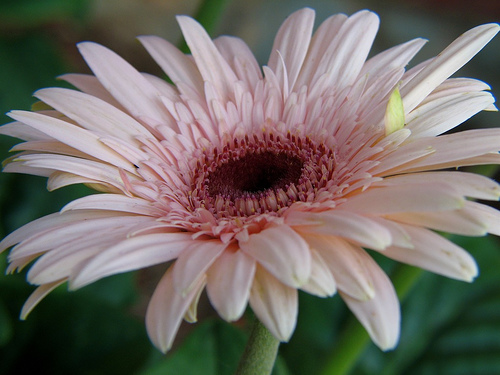
#> input picture ProgrammingAssignment1/Flowers Data Set/flowers/daisy/1031799732_e7f4008c03.jpg, 500 x 375 px; its folder holds 3 pictures in this run
$ python main.py
#> lines starting #> are read from the running program, lines starting #| are printed output that depends on the picture; pictures that were not available may be replaced by others from this repository, and a replacement may not be noted
import os
import numpy as np
import matplotlib.pyplot as plt
from pathlib import Path
from PIL import Image
from skimage import color, filters, exposure, feature
from sklearn.decomposition import PCA
from sklearn.metrics.pairwise import pairwise_distances, cosine_distances

BASE_DIR = Path(__file__).resolve().parent
DATA_DIR = BASE_DIR / "Flowers Data Set" / "flowers"
OUTPUT_DIR = BASE_DIR / "output"
OUTPUT_DIR.mkdir(exist_ok=True)
CLASSES = ["daisy", "dandelion", "rose", "tulip"]

#Edge histogram
one_images = {}
for c in CLASSES:
    cdir = DATA_DIR / c
    files = [f for f in os.listdir(cdir) if f.lower().endswith((".jpg",".jpeg",".png",".bmp",".tif",".tiff"))]
    files.sort()
    one_images[c] = cdir / files[0]
#> pass 2 of the loop `for c in CLASSES:`:
#> pass 3 of the loop `for c in CLASSES:`:
#> the loop made 4 passes; the first 3 are shown

hist_by_class = {}
plt.figure(figsize=(12, 7))

for i, (cls, path) in enumerate(one_images.items()):
    img = Image.open(path).convert("RGB")
#> img is the input picture: PIL image 500x375 RGB; mean R, G, B 114.5, 108.8, 102.6
    arr = np.asarray(img)
    gray = color.rgb2gray(arr)
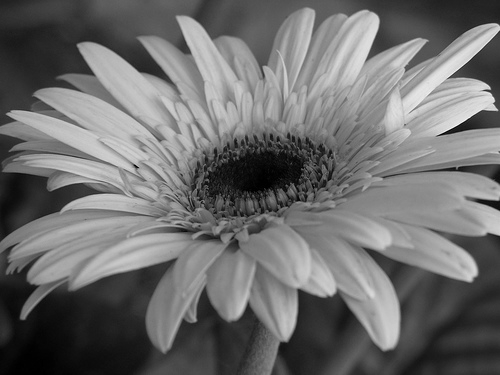
#> gray: shape (375, 500) float64; min 0, max 0.977, mean 0.43

    dx = filters.sobel_h(gray)
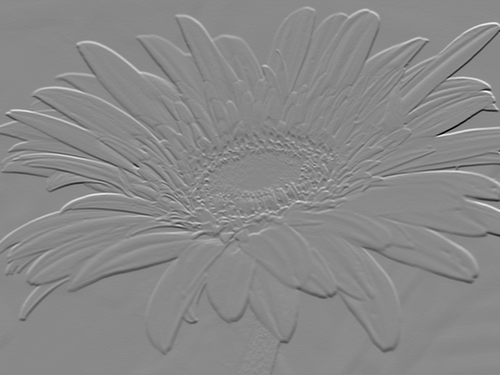
#> dx: shape (375, 500) float64; min -0.836, max 0.716, mean -0.000465; drawn with min black and max white
    dy = filters.sobel_v(gray)
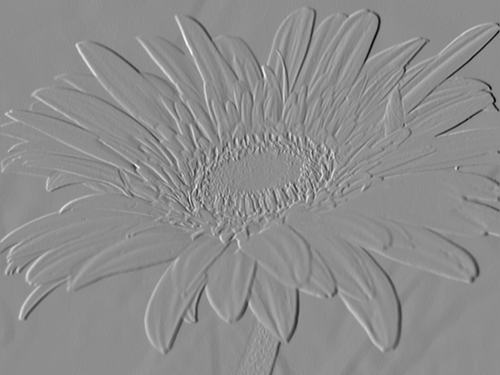
#> dy: shape (375, 500) float64; min -0.594, max 0.478, mean 0.000584; drawn with min black and max white
    ang = np.mod(np.arctan2(dy, dx), np.pi)
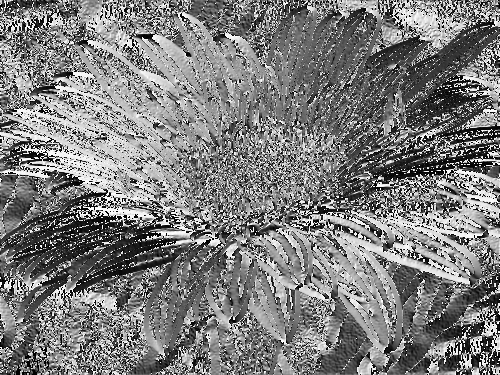
#> ang: shape (375, 500) float64; min 0, max 3.14, mean 1.55; drawn with min black and max white

    hist, bin_centers = exposure.histogram(ang, nbins=36)
#> hist = 36 values, max 6191 at index 0, min 4275 at index 20, mean 5208.3; bin_centers = 36 values from 0.0436 to 3.1
    hist = hist.astype(float)
    hist /= hist.sum()
#> hist = 36 values, max 0.033 at index 0, min 0.0228 at index 20, mean 0.0278

    plt.subplot(2, 4, i+1)
    plt.imshow(gray, cmap="gray")
    plt.axis("off")
    plt.title(cls)

    plt.subplot(2, 4, i+1+4)
    plt.bar(range(len(hist)), hist)
    plt.xlabel("Bins")
    plt.ylabel("Pixel Count")
    plt.title(f"Edge Histogram ({cls})")

    hist_by_class[cls] = hist
#> pass 2 of the loop `for i, (cls, path) in enumerate(one_images.items()):`:
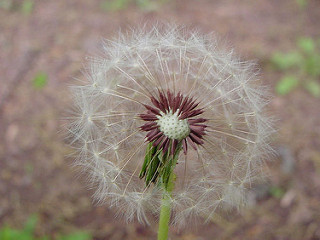
#> input picture ProgrammingAssignment1/Flowers Data Set/flowers/dandelion/11405573_24a8a838cc_n.jpg, 320 x 240 px
#> img is the input picture: PIL image 320x240 RGB; mean R, G, B 145.5, 131.2, 119.8
#> `hist, bin_centers = exposure.histogram(ang, nbins=36)`: hist = 36 values, max 2411 at index 2, min 1856 at index 24, mean 2133.3
#> `hist /= hist.sum()`: hist = 36 values, max 0.0314 at index 2, min 0.0242 at index 24, mean 0.0278
#> pass 3 of the loop `for i, (cls, path) in enumerate(one_images.items()):`:
#> `hist, bin_centers = exposure.histogram(ang, nbins=36)`: hist = 36 values, max 6191 at index 0, min 4275 at index 20, mean 5208.3
#> `hist /= hist.sum()`: hist = 36 values, max 0.033 at index 0, min 0.0228 at index 20, mean 0.0278
#> the loop made 4 passes; the first 3 are shown

plt.tight_layout()
plt.savefig(OUTPUT_DIR / "edge_histograms.png", dpi=200, bbox_inches="tight")
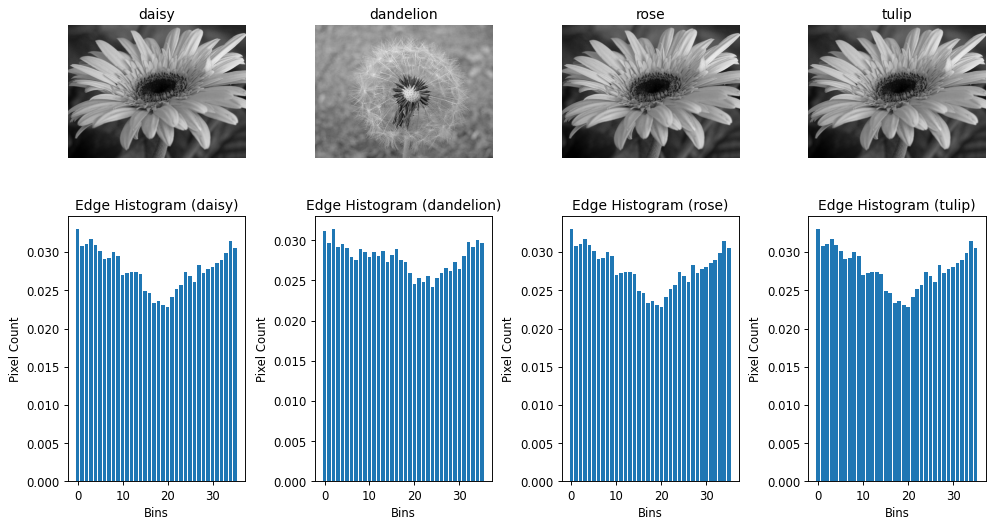
#> figure drawn by matplotlib, 8 panels; panel 2: tallest bar 0.033 high, from x = -0.4 to 0.4; panel 4: tallest bar 0.0314 high, from x = 1.6 to 2.4; panel 6: tallest bar 0.033 high, from x = -0.4 to 0.4; panel 8: tallest bar 0.033 high, from x = -0.4 to 0.4
plt.show()

h1 = hist_by_class["daisy"].reshape(1, -1)
h2 = hist_by_class["rose"].reshape(1, -1)
print("daisy vs rose")
print("Euclidean:", pairwise_distances(h1, h2, metric="euclidean")[0, 0])
#| Euclidean: 0.0
print("Manhattan:", pairwise_distances(h1, h2, metric="manhattan")[0, 0])
#| Manhattan: 0.0
print("Cosine:", cosine_distances(h1, h2)[0, 0])
#| Cosine: 2.220446049250313e-16

#HOG

cdir = DATA_DIR / "daisy"
sample = sorted([f for f in os.listdir(cdir) if f.lower().endswith((".jpg",".jpeg",".png",".bmp",".tif",".tiff"))])[0]
path = cdir / sample

img = Image.open(path).convert("RGB")
arr = np.asarray(img)
gray = color.rgb2gray(arr)

hog_vec, hog_img = feature.hog(
    gray, orientations=9, pixels_per_cell=(8, 8),
    cells_per_block=(2, 2), visualize=True, channel_axis=None
)
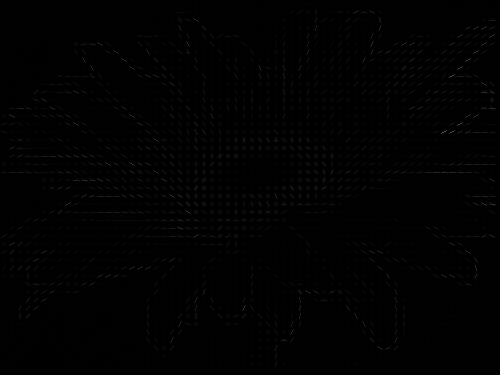
#> hog_img: shape (375, 500) float64; min 0, max 0.325, mean 0.00493
print("HOG vector length:", hog_vec.size)
#| HOG vector length: 98820

fig, axs = plt.subplots(1, 2, figsize=(10, 4))
axs[0].imshow(gray, cmap="gray"); axs[0].axis("off"); axs[0].set_title("Image")
axs[1].imshow(hog_img, cmap="gray"); axs[1].axis("off"); axs[1].set_title("HOG")
plt.tight_layout()
plt.savefig(OUTPUT_DIR / "hog.png", dpi=200, bbox_inches="tight")
plt.show()

#PCA

paths, labels = [], []
for label, c in enumerate(CLASSES):
    cdir = DATA_DIR / c
    for fname in os.listdir(cdir):
        if fname.lower().endswith((".jpg",".jpeg",".png",".bmp",".tif",".tiff")):
            paths.append(cdir / fname)
            labels.append(label)
#> pass 2 of the loop `for label, c in enumerate(CLASSES):`:
#> pass 3 of the loop `for label, c in enumerate(CLASSES):`:
#> the loop made 4 passes; the first 3 are shown
labels = np.array(labels)

H = []
for p in paths:
    img = Image.open(p).convert("RGB")
    arr = np.asarray(img)
    gray = color.rgb2gray(arr)
    dx = filters.sobel_h(gray)
    dy = filters.sobel_v(gray)
    ang = np.mod(np.arctan2(dy, dx), np.pi)
    hist, _ = exposure.histogram(ang, nbins=36)
#> hist = 36 values, max 6191 at index 0, min 4275 at index 20, mean 5208.3
    hist = hist.astype(float)
    hist /= hist.sum()
#> hist = 36 values, max 0.033 at index 0, min 0.0228 at index 20, mean 0.0278
    H.append(hist)
#> pass 2 of the loop `for p in paths:`:
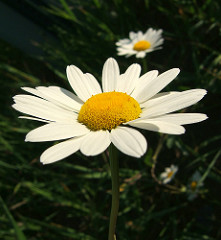
#> input picture ProgrammingAssignment1/Flowers Data Set/flowers/daisy/162362897_1d21b70621_m.jpg, 221 x 240 px
#> img is the input picture: PIL image 221x240 RGB; mean R, G, B 67.2, 71.2, 48.6
#> `ang = np.mod(np.arctan2(dy, dx), np.pi)`:
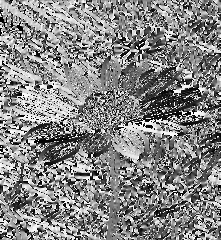
#> ang: shape (240, 221) float64; min 0, max 3.14, mean 1.64; drawn with min black and max white
#> `hist, _ = exposure.histogram(ang, nbins=36)`: hist = 36 values, max 2040 at index 32, min 1109 at index 13, mean 1473.3
#> `hist /= hist.sum()`: hist = 36 values, max 0.0385 at index 32, min 0.0209 at index 13, mean 0.0278
#> pass 3 of the loop `for p in paths:`:
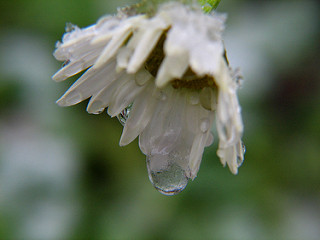
#> input picture ProgrammingAssignment1/Flowers Data Set/flowers/daisy/2045022175_ad087f5f60_n.jpg, 320 x 240 px
#> img is the input picture: PIL image 320x240 RGB; mean R, G, B 98.5, 109.6, 90
#> `dy = filters.sobel_v(gray)`:
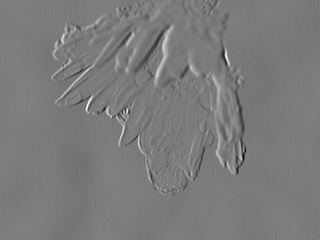
#> dy: shape (240, 320) float64; min -0.533, max 0.568, mean -0.000683; drawn with min black and max white
#> `ang = np.mod(np.arctan2(dy, dx), np.pi)`:
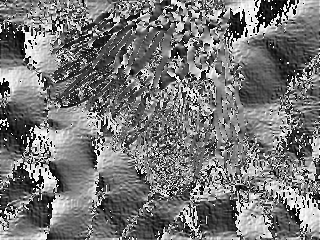
#> ang: shape (240, 320) float64; min 0, max 3.14, mean 1.47; drawn with min black and max white
#> `hist, _ = exposure.histogram(ang, nbins=36)`: hist = 36 values, max 2718 at index 9, min 1571 at index 25, mean 2133.3
#> `hist /= hist.sum()`: hist = 36 values, max 0.0354 at index 9, min 0.0205 at index 25, mean 0.0278
#> the loop made 6 passes; the first 3 are shown

H = np.array(H)

pca = PCA(n_components=2, random_state=0)
Z = pca.fit_transform(H)

colors = ['tab:blue', 'tab:orange', 'tab:green', 'tab:red']
plt.figure(figsize=(6, 5))
for i, cls in enumerate(CLASSES):
    idx = (labels == i)
    plt.scatter(Z[idx, 0], Z[idx, 1], s=10, alpha=0.75, label=cls, c=colors[i])
plt.xlabel("PC1"); plt.ylabel("PC2"); plt.title("PCA of 36-bin Edge Histograms")
plt.legend()
plt.tight_layout()
plt.savefig(OUTPUT_DIR / "pca.png", dpi=200, bbox_inches="tight")
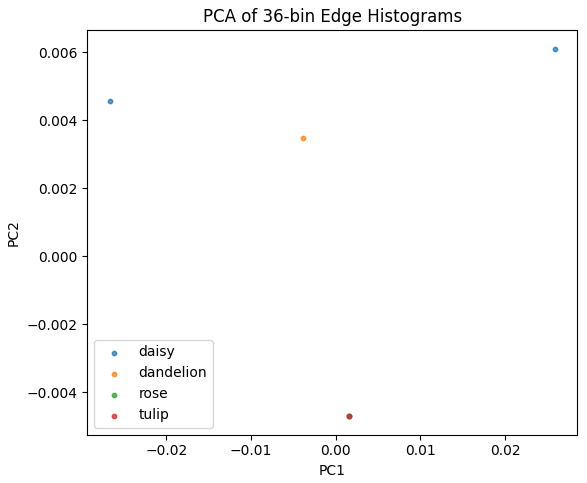
#> figure drawn by matplotlib, 1 panel
plt.show()
